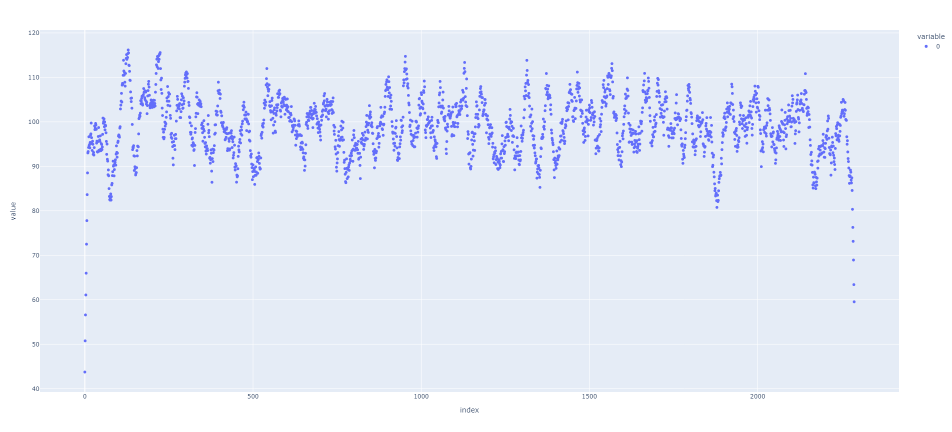
#> input picture newplot.png, 1904 x 864 px (shown at 1/2 size)
$ python data_from_plotly.py
#> lines starting #> are read from the running program, lines starting #| are printed output that depends on the picture
import cv2


im = cv2.imread('newplot.png')
#> im is the input picture: shape (864, 1904, 3); mean B, G, R 248.3, 237.2, 231.9
im = im[:,:,::-1]
im = im[68:757,144:1730]
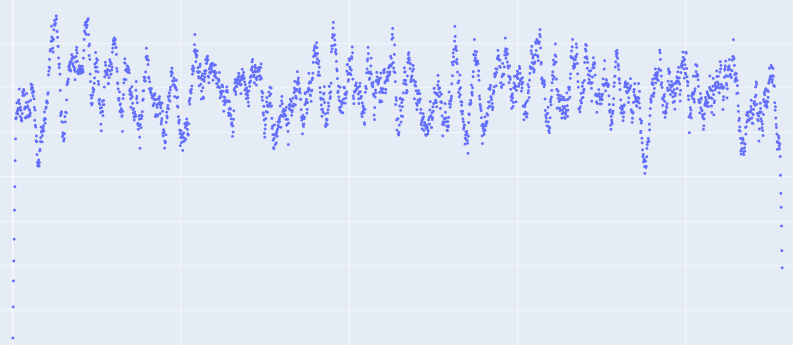
#> im: shape (689, 1586, 3) (shown at 1/2 size); mean R, G, B 223.9, 230.9, 246.3

#> (the run stopped early here; a loop or call above may not have finished)
